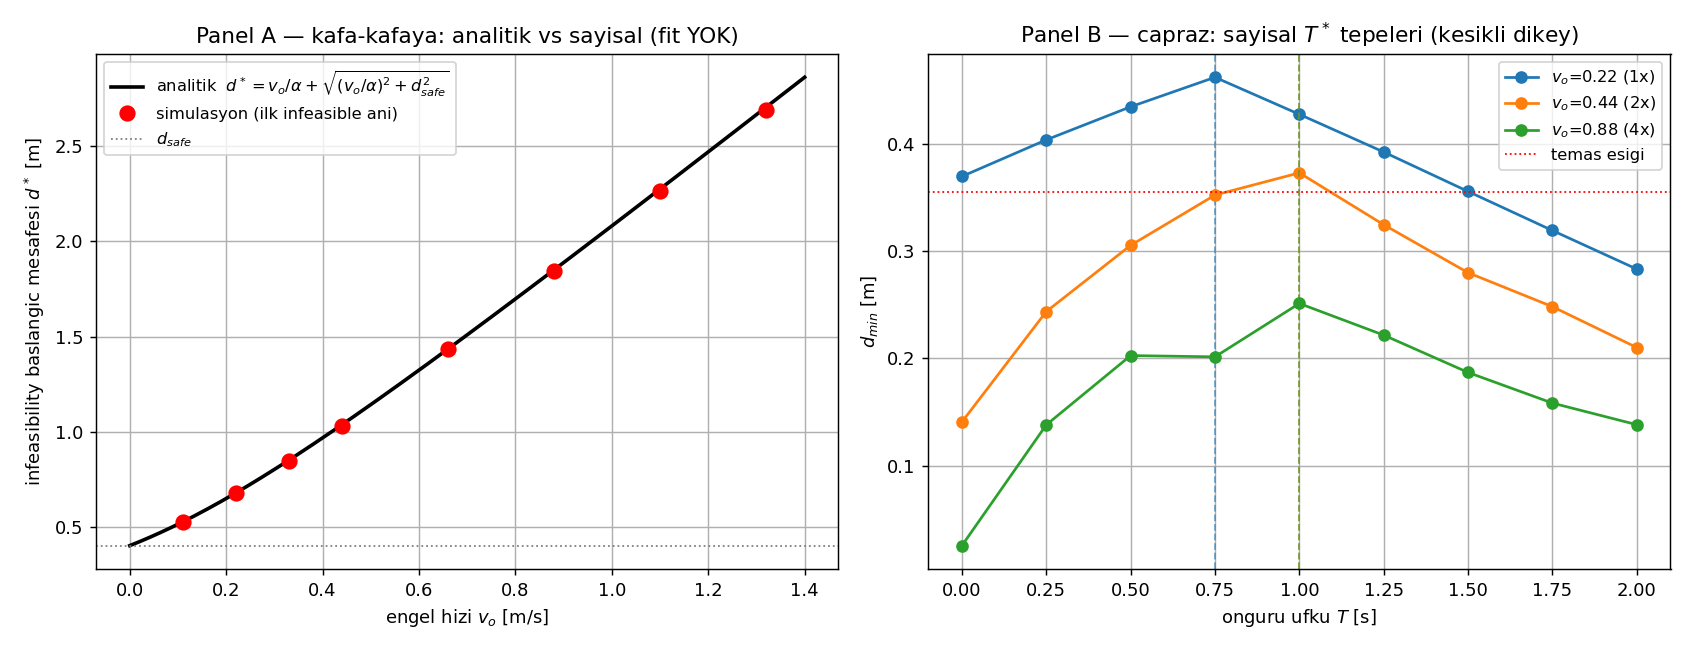

Source code (Python):
"""Faz 0 KAPI FIGURU: analitik sinir vs sayisal simulasyon.

Panel A: 1D kafa-kafaya, DCBF — QP infeasibility baslangic mesafesi.
         Analitik (fit'siz!):  d* = v_o/alpha + sqrt((v_o/alpha)^2 + d_safe^2)
         (h = d^2 - d_safe^2 formulasyonundan, v=0'da kisitin sinir hali)
Panel B: capraz senaryoda T-suprumesi — sayisal T* tepeleri (nitel kontrol).

Kullanim:  cd tez_cbf/sim && python faz0_gate_figure.py
"""
import matplotlib
matplotlib.use("Agg")
import matplotlib.pyplot as plt
import numpy as np

import dynamics
from cbf import Mode, safety_filter
from metrics import compute_metrics
from params import Config
from scenario import run_once


# ---------------- Panel A: kafa-kafaya infeasibility baslangici ----------------

def head_on_onset_distance(v_o: float, d0: float = None) -> float | None:
    """Engel tam karsidan gelir; ilk infeasible adimda lookahead->engel mesafesi.

    d0, analitik onset'in daima UZAGINDA baslatilmali (yoksa simulasyon
    onset'i degil, baslangic kosulunu olcer). Guvenlik payi +1.5 m.
    """
    cfg = Config()
    cfg.sim.t_end = 60.0
    if d0 is None:
        d_safe = cfg.filter.d_safe(cfg.robot, cfg.obstacle)
        d0 = analytic_onset(np.array([v_o]), cfg.filter.alpha, d_safe)[0] + 1.5
    x_r = np.array([0.0, 0.0, 0.0])
    x_o = np.array([d0, 0.0, -v_o, 0.0])
    u_nom = np.array([cfg.robot.v_max, 0.0])

    n = int(cfg.sim.t_end / cfg.sim.dt)
    for _ in range(n):
        u_safe, info = safety_filter(u_nom, x_r, x_o, Mode.DCBF, cfg)
        if not info.feasible:
            p_l = dynamics.lookahead_point(x_r, cfg.robot.lookahead)
            return float(np.linalg.norm(p_l - x_o[:2]))
        x_r = dynamics.unicycle_step(x_r, u_safe, cfg.sim.dt)
        x_o = dynamics.obstacle_step(x_o, cfg.sim.dt)
    return None


def analytic_onset(v_o: np.ndarray, alpha: float, d_safe: float) -> np.ndarray:
    return v_o / alpha + np.sqrt((v_o / alpha) ** 2 + d_safe ** 2)


# ---------------- Panel B: capraz senaryo T-suprumesi ----------------

def crossing_dmin(v_o: float, T: float) -> float:
    cfg = Config()
    cfg.obstacle.speed = v_o
    cfg.filter.T_horizon = T
    log = run_once(cfg, Mode.SHIFT)
    return compute_metrics(log, cfg).d_min


def main():
    cfg = Config()
    d_safe = cfg.filter.d_safe(cfg.robot, cfg.obstacle)
    alpha = cfg.filter.alpha

    # --- Panel A verisi ---
    speeds_A = np.array([0.11, 0.22, 0.33, 0.44, 0.66, 0.88, 1.10, 1.32])
    measured = []
    print("Panel A: kafa-kafaya infeasibility baslangici")
    print(f"{'v_o':>6} {'olculen d*':>11} {'analitik d*':>12}")
    for v_o in speeds_A:
        d_meas = head_on_onset_distance(v_o)
        d_theo = float(analytic_onset(np.array([v_o]), alpha, d_safe)[0])
        measured.append(d_meas)
        print(f"{v_o:6.2f} {d_meas!s:>11} {d_theo:12.3f}")

    # --- Panel B verisi ---
    T_values = np.arange(0.0, 2.01, 0.25)
    speeds_B = [0.22, 0.44, 0.88]
    curves = {}
    print("\nPanel B: T-suprumesi (capraz)")
    for v_o in speeds_B:
        curves[v_o] = [crossing_dmin(v_o, T) for T in T_values]

    # --- Cizim ---
    fig, (axA, axB) = plt.subplots(1, 2, figsize=(13, 5))

    v_fine = np.linspace(0.0, 1.4, 200)
    axA.plot(v_fine, analytic_onset(v_fine, alpha, d_safe), "k-", lw=2,
             label=r"analitik  $d^*=v_o/\alpha+\sqrt{(v_o/\alpha)^2+d_{safe}^2}$")
    axA.plot(speeds_A, measured, "ro", ms=8, label="simulasyon (ilk infeasible ani)")
    axA.axhline(d_safe, color="gray", ls=":", lw=1, label=r"$d_{safe}$")
    axA.set_xlabel(r"engel hizi $v_o$ [m/s]")
    axA.set_ylabel(r"infeasibility baslangic mesafesi $d^*$ [m]")
    axA.set_title("Panel A — kafa-kafaya: analitik vs sayisal (fit YOK)")
    axA.legend(fontsize=9); axA.grid(True)

    for v_o in speeds_B:
        c = np.array(curves[v_o])
        ratio = v_o / 0.22
        line, = axB.plot(T_values, c, "o-", label=f"$v_o$={v_o} ({ratio:.0f}x)")
        k_star = int(np.argmax(c))
        axB.axvline(T_values[k_star], color=line.get_color(), ls="--", lw=1, alpha=0.6)
    contact = cfg.robot.radius + cfg.obstacle.radius
    axB.axhline(contact, color="r", ls=":", lw=1, label="temas esigi")
    axB.set_xlabel(r"onguru ufku $T$ [s]")
    axB.set_ylabel(r"$d_{min}$ [m]")
    axB.set_title(r"Panel B — capraz: sayisal $T^*$ tepeleri (kesikli dikey)")
    axB.legend(fontsize=9); axB.grid(True)

    plt.tight_layout()
    plt.savefig("faz0_gate_figure.png", dpi=130)
    print("\nKaydedildi: faz0_gate_figure.png")


if __name__ == "__main__":
    main()
